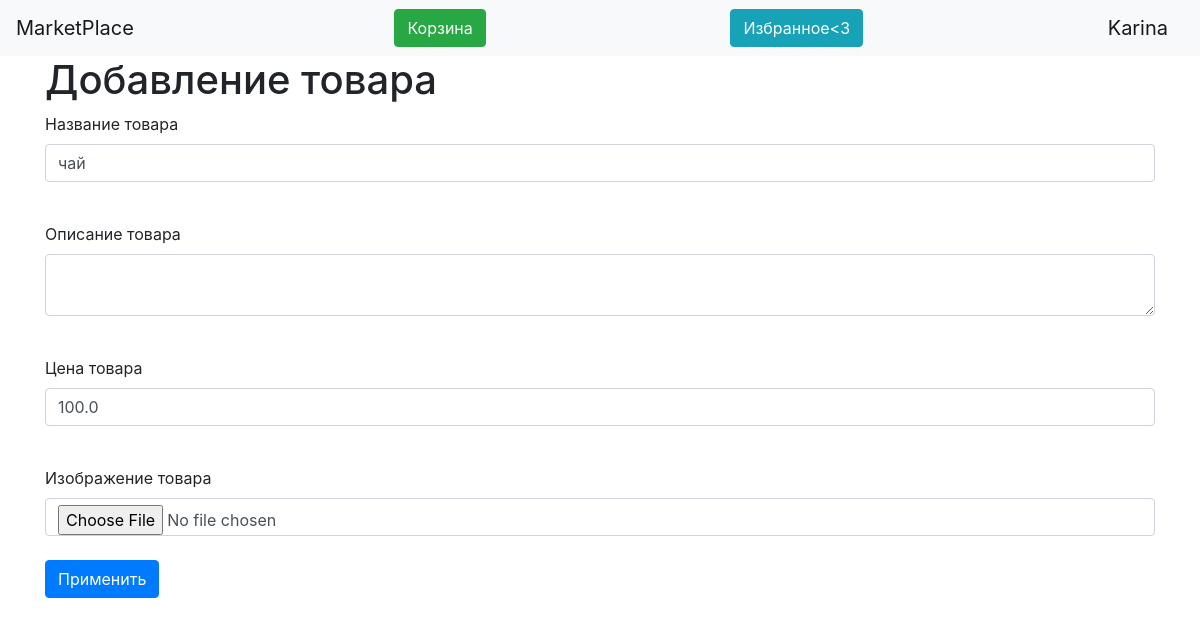
Page /products/2 (signed in) on the earlier database version.
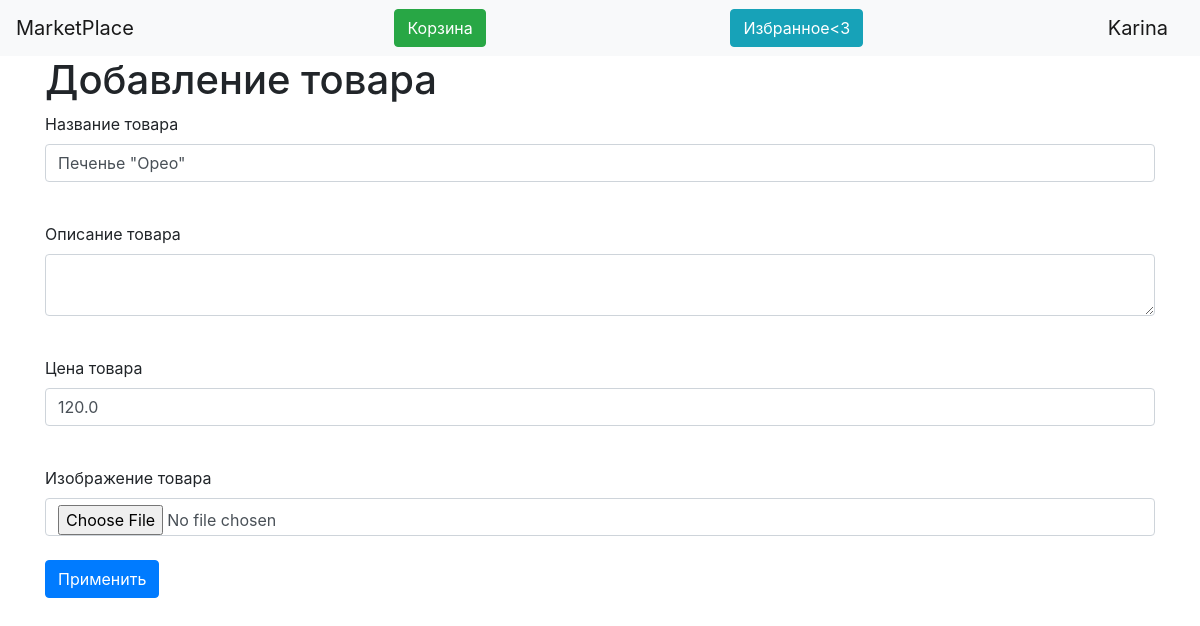
Same page on the later database version.
### data/products.py (models this page shows)
class Products(SqlAlchemyBase):
    __tablename__ = 'products'
    id = sqlalchemy.Column(sqlalchemy.Integer,
                           primary_key=True, autoincrement=True)
    title = sqlalchemy.Column(sqlalchemy.String, nullable=False)
    content = sqlalchemy.Column(sqlalchemy.String, nullable=True)
    price = sqlalchemy.Column(sqlalchemy.Float, nullable=False)
    image = sqlalchemy.Column(sqlalchemy.String, nullable=True)
    user_id = sqlalchemy.Column(sqlalchemy.Integer,
                                sqlalchemy.ForeignKey("users.id"))
    user = orm.relation('User')

### main.py (the view, shortened to what this page needs)
@app.route('/products/<int:id>', methods=['GET', 'POST'])
@login_required
def edit_products(id):
    form = ProductsForm()
    if request.method == "GET":
        db_sess = db_session.create_session()
        products = db_sess.query(Products).filter(Products.id == id,
                                          Products.user == current_user
                                          ).first()
        if products:
            form.title.data = products.title
            form.content.data = products.content
            form.price.data = products.price
            form.image.data = products.image
        else:
            abort(404)
    return render_template('products.html',
                           title='Редактирование товара',
                           form=form
                           )

### forms/products.py
class ProductsForm(FlaskForm):
    title = StringField('Название товара', validators=[DataRequired()])
    content = TextAreaField("Описание товара")
    price = FloatField('Цена товара', validators=[DataRequired()])
    image = FileField('Изображение товара')
    submit = SubmitField('Применить')

### data/db_session.py (called while the page is built)
def create_session() -> Session:
    global __factory
    return __factory()

### main.py (called while the page is built)
@login_manager.user_loader
def load_user(user_id):
    db_sess = db_session.create_session()
    return db_sess.query(User).get(user_id)

### templates/products.html (shortened to what this page needs)
{% extends "base.html" %}
{% block content %}
<h1>Добавление товара</h1>
<form action="" method="post" enctype="multipart/form-data">
    <p>
        {{ form.title.label }}<br>
        {{ form.title(class="form-control") }}<br>
    </p>
    <p>
        {{ form.content.label }}<br>
        {{ form.content(class="form-control") }}<br>
    </p>
    <p>
        {{ form.price.label }}<br>
        {{ form.price(class="form-control") }}<br>
    </p>
        {{ form.image.label }}<br>
        {{ form.image(class="form-control") }}<br>
    <p>{{ form.submit(type="submit", class="btn btn-primary") }}</p>
</form>
{% endblock %}

Differences in the rows shown:
changed Products: title "чай" → "Печенье \"Орео\""; price "100.0" → "120.0"
